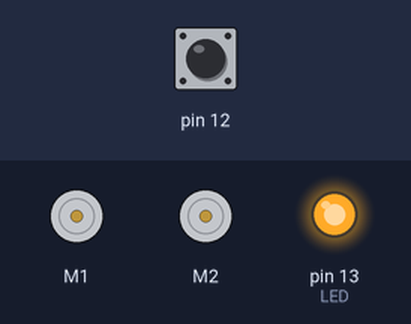
This sketch was run on a simulated Arduino Uno, built with avr-gcc and run on an emulated ATmega328P. Shown: 2 × DC motor (green arrow = forward, orange = backward, longer = faster), output pins drawn as LEDs (lit = HIGH). The test bench sets the inputs (shaded band); at power-on: pin 12 HIGH.

Above: at 0.8 s.
0.9 s: pin 12 pulled LOW for 0.15 s
At 2.2 s:
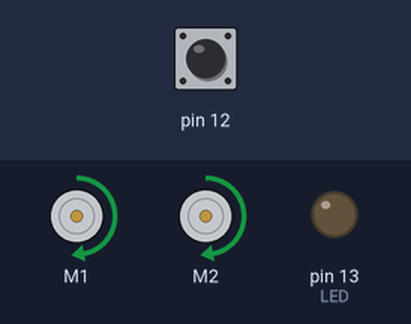
At 12.5 s:
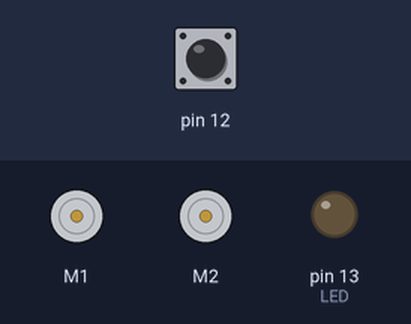
Timing chart, 0 to 13.6 s (numbered marks = the images above; inputs shaded):
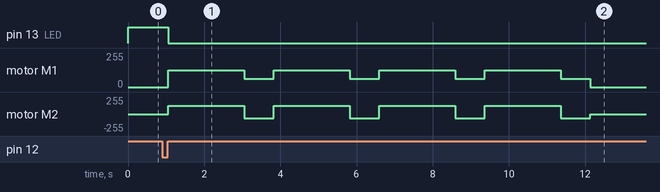

The sketch:

challenge_2_zumo_square.ino
```cpp
#include <ZumoShield.h>

#define LED 13
#define forward_speed 200
#define rotate_right_speed 100

ZumoMotors motors;
Pushbutton button(ZUMO_BUTTON);


void waitForButtonAndCountDown() //waiting to push button
{
  digitalWrite(LED, HIGH);
  button.waitForButton();
  digitalWrite(LED, LOW);
}

void setup()
{
  pinMode(LED, HIGH);

  waitForButtonAndCountDown();
}

void loop()  // square loop
{
  // run left motor forward
  motors.setSpeeds(forward_speed, forward_speed);
  delay(2000);
  motors.setSpeeds(rotate_right_speed,-rotate_right_speed);
  delay(770);
  motors.setSpeeds(forward_speed, forward_speed);
  delay(2000);
  motors.setSpeeds(rotate_right_speed,-rotate_right_speed);
  delay(770);
  motors.setSpeeds(forward_speed, forward_speed);
  delay(2000);
  motors.setSpeeds(rotate_right_speed,-rotate_right_speed);
  delay(770);
  motors.setSpeeds(forward_speed, forward_speed);
  delay(2000);
  motors.setSpeeds(rotate_right_speed,-rotate_right_speed);
  delay(770);
  motors.setSpeeds(0,0);
  delay(8000000);

}
```

Measured:
- after the input at 0.9 s, pin 13 (LED): HIGH → LOW after 0.15 s; motor M1: stopped → forward 127/255 after 0.15 s, then repeats every 2.8 s: forward 63/255 0.77 s, forward 127/255 2.0 s; motor M2: stopped → forward 127/255 after 0.15 s, then repeats every 2.8 s: backward 63/255 0.77 s, forward 127/255 2.0 s
